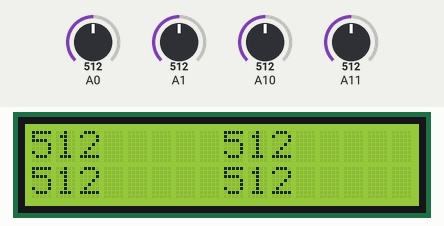
Simulated run of this sketch. Board: Arduino Mega 2560, built with avr-gcc and run on an emulated ATmega2560. Parts: 16×2 character LCD. The test bench sets the inputs (shaded band); at power-on: A0 = 512, A1 = 512, A10 = 512, A11 = 512.

Above: at 1.27 s.
1.3 s: A0 set to 716
At 1.53 s:
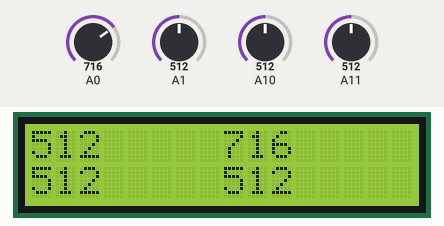
2.8 s: A1 set to 716
At 3.42 s:
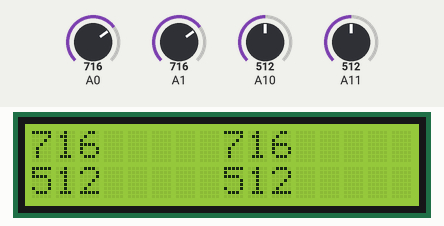
4.4 s: A10 set to 716
At 4.69 s:
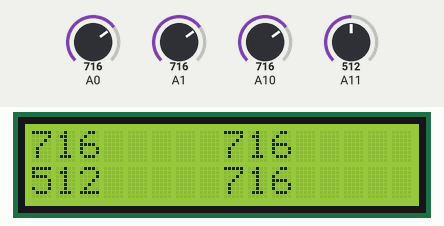
5.9 s: A11 set to 716
At 6.47 s:
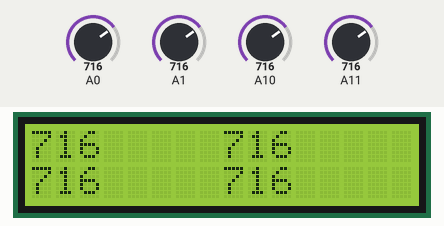
7.4 s: A0 set to 992
At 7.94 s:
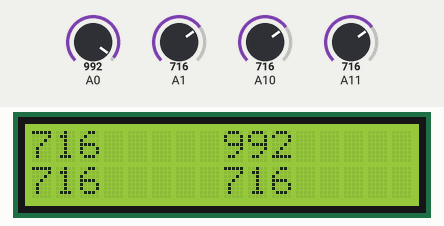
8.9 s: A1 set to 992
At 9.21 s:
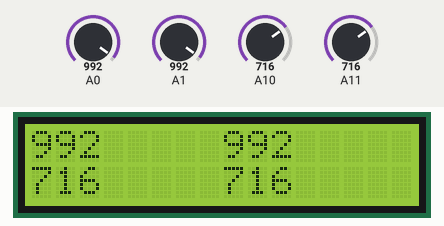
Timing chart, 0 to 11.5 s (numbered marks = the images above; inputs shaded):
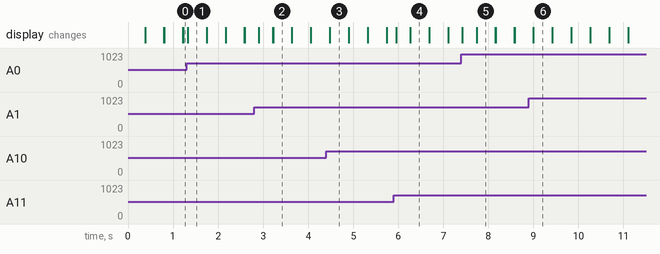

Measured:
- after the input at 1.3 s, the display: changes at once (image 1)
- after the input at 2.8 s, the display: changes after 0.10 s (image 2)
- after the input at 4.4 s, the display: first differs from a run without the input after 0.08 s (image 3)
- after the input at 5.9 s, the display: changes after 0.05 s (image 4)
- after the input at 7.4 s, the display: changes at once (image 5)
- after the input at 8.9 s, the display: first differs from a run without the input after 0.10 s (image 6)
- what the display in image 1 shows lasts 0.4 s, from 1.3 s to 1.7 s

The sketch:

joystick.ino
```cpp
#include <ISADefinitions.h>
#include<ISALiquidCrystal.h>

ISALiquidCrystal lcd;

void setup() {
  // put your setup code here, to run once:
   lcd.begin();
}

void loop() {
  // put your main code here, to run repeatedly:
  int Joy1X = analogRead(JOY1X);
  int Joy1Y = analogRead(JOY1Y);
  int Joy2X = analogRead(JOY2X);
  int Joy2Y = analogRead(JOY2Y);

  lcd.print(Joy1X);
  lcd.setCursor(8,0);
  lcd.print(Joy1Y);

  lcd.setCursor(0,1);
  lcd.print(Joy2X);
  lcd.setCursor(8,1);
  lcd.print(Joy2Y);
  delay(100);
  lcd.clear();

}
```
